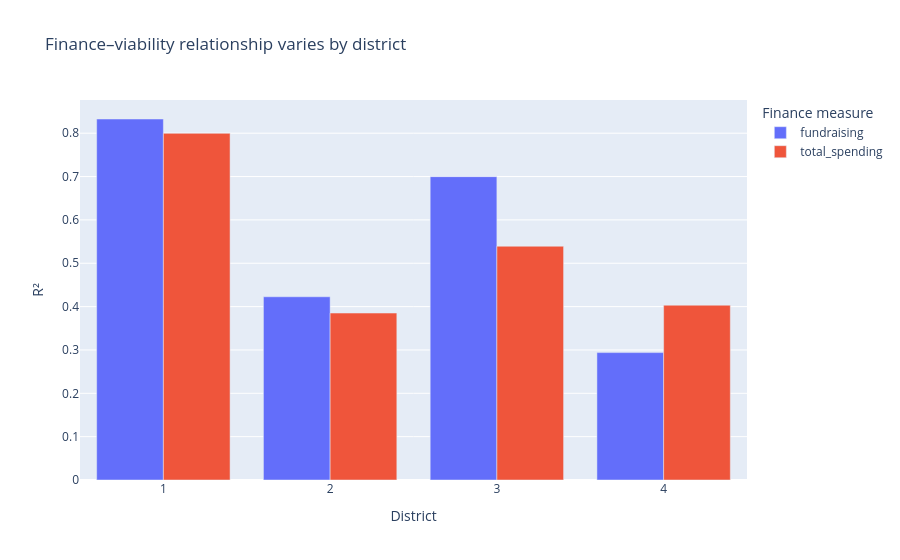

This figure's notebook cell:
### Code cell
district_models = viability_models[
    viability_models["scope"].eq("district")
].copy()

district_models["district"] = (
    district_models["district"]
    .astype(int)
    .astype(str)
)

fig = px.bar(
    district_models,
    x="district",
    y="r_squared",
    color="money",
    barmode="group",
    hover_data=["n", "p_value"],
    labels={
        "district": "District",
        "r_squared": "R²",
        "money": "Finance measure",
    },
    title="Finance–viability relationship varies by district",
)

fig.show()

### Figure 1 — Plotly figure (JSON) as saved in the notebook; plotly's stock layout.template omitted (floating-point values rounded to 4 significant figures)
{"data": [{"alignmentgroup": "True", "customdata": [[13.0, 1.359e-05], [20.0, 0.001916], [15.0, 0.0001014], [17.0, 0.02457]], "hovertemplate": "Finance measure=fundraising<br>District=%{x}<br>R²=%{y}<br>n=%{customdata[0]}<br>p_value=%{customdata[1]}<extra></extra>", "legendgroup": "fundraising", "marker": {"color": "#636efa", "pattern": {"shape": ""}}, "name": "fundraising", "offsetgroup": "fundraising", "orientation": "v", "showlegend": true, "textposition": "auto", "type": "bar", "x": ["1", "2", "3", "4"], "xaxis": "x", "y": [0.8327, 0.4226, 0.6997, 0.2939], "yaxis": "y"}, {"alignmentgroup": "True", "customdata": [[11.0, 0.0002041], [19.0, 0.004582], [16.0, 0.001198], [19.0, 0.00349]], "hovertemplate": "Finance measure=total_spending<br>District=%{x}<br>R²=%{y}<br>n=%{customdata[0]}<br>p_value=%{customdata[1]}<extra></extra>", "legendgroup": "total_spending", "marker": {"color": "#EF553B", "pattern": {"shape": ""}}, "name": "total_spending", "offsetgroup": "total_spending", "orientation": "v", "showlegend": true, "textposition": "auto", "type": "bar", "x": ["1", "2", "3", "4"], "xaxis": "x", "y": [0.7996, 0.3851, 0.5392, 0.4032], "yaxis": "y"}], "layout": {"barmode": "group", "legend": {"title": {"text": "Finance measure"}, "tracegroupgap": 0}, "title": {"text": "Finance–viability relationship varies by district"}, "xaxis": {"anchor": "y", "domain": [0, 1], "title": {"text": "District"}}, "yaxis": {"anchor": "x", "domain": [0, 1], "title": {"text": "R²"}}}}
